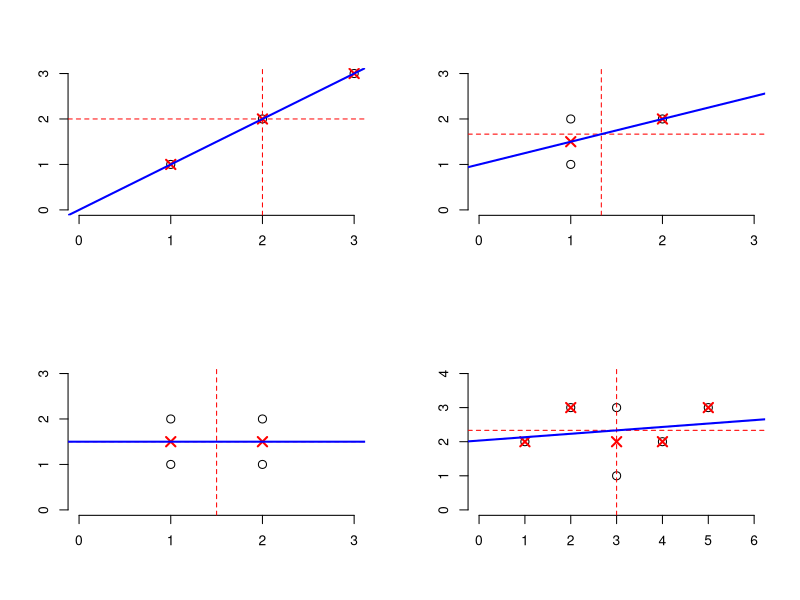

This chart was generated by the following R code:
#Gelman's Regression Example
x1 <- c(1, 2, 3)
y1 <- c(1, 2, 3)

x2 <- c(1, 1, 2)
y2 <- c(1, 2, 2)

x3 <- c(1, 1, 2, 2) 
y3 <- c(1, 2, 1, 2)

x4 <- c(1, 2, 3, 3, 4, 5)
y4 <- c(2, 3, 1, 3, 2, 3)

op <- par()
par(mfrow = c(2,2))

plot(x1, y1, xlim = c(0,3), ylim = c(0,3), bty = 'n', ylab = '', xlab = '', axes = FALSE, cex = 1.3)
axis(side = 1, at = c(0, 1, 2, 3))
axis(side = 2, at = c(0, 1, 2, 3))
abline(v = mean(x1), lty = 2, col = 'red')
abline(h = mean(y1), lty = 2, col = 'red')
points(x1, y1, pch = 4, col = 'red', cex = 1.5, lwd = 2)
abline(lm(y1 ~ x1), col = 'blue', lwd = 2)


plot(x2, y2, xlim = c(0,3), ylim = c(0,3), bty = 'n', ylab = '', xlab = '', axes = FALSE, cex = 1.3)
axis(side = 1, at = c(0, 1, 2, 3))
axis(side = 2, at = c(0, 1, 2, 3))
abline(v = mean(x2), lty = 2, col = 'red')
abline(h = mean(y2), lty = 2, col = 'red')
points(c(1,2), c(1.5, 2), pch = 4, col = 'red', cex = 1.5, lwd = 2)
abline(lm(y2 ~ x2), col = 'blue', lwd = 2)


plot(x3, y3, xlim = c(0,3), ylim = c(0,3), bty = 'n', ylab = '', xlab = '', axes = FALSE, cex = 1.3)
axis(side = 1, at = c(0, 1, 2, 3))
axis(side = 2, at = c(0, 1, 2, 3))
abline(v = mean(x3), lty = 2, col = 'red')
abline(h = mean(y3), lty = 2, col = 'red')
points(c(1,2), c(1.5, 1.5), pch = 4, col = 'red', cex = 1.5, lwd = 2)
abline(lm(y3 ~ x3), col = 'blue', lwd = 2)


plot(x4, y4, xlim = c(0,6), ylim = c(0,4), bty = 'n', ylab = '', xlab = '', axes = FALSE, cex = 1.3)
axis(side = 1, at = c(0, 1, 2, 3, 4, 5, 6))
axis(side = 2, at = c(0, 1, 2, 3, 4))
abline(v = mean(x4), lty = 2, col = 'red')
abline(h = mean(y4), lty = 2, col = 'red')
points(c(1,2,3,4,5), c(2, 3, 2, 2, 3), pch = 4, col = 'red', cex = 1.5, lwd = 2)
abline(lm(y4 ~ x4), col = 'blue', lwd = 2)


par(op)





  